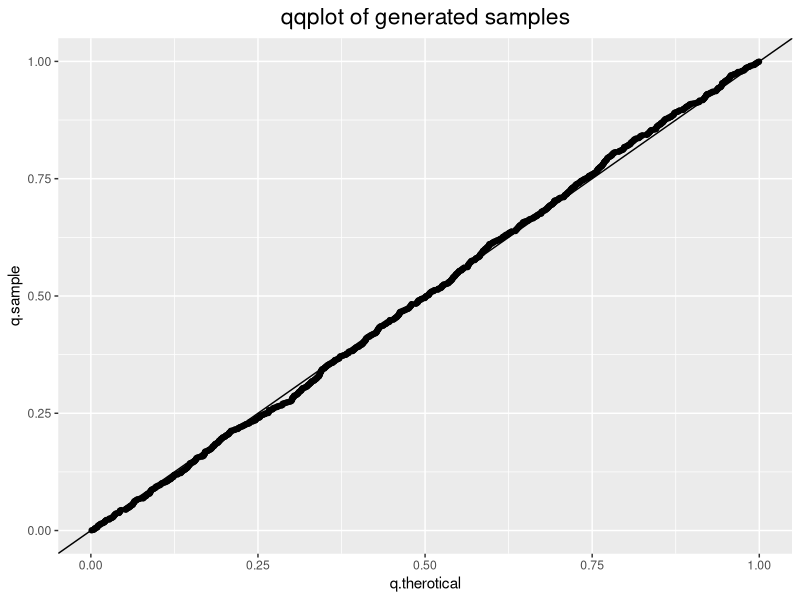
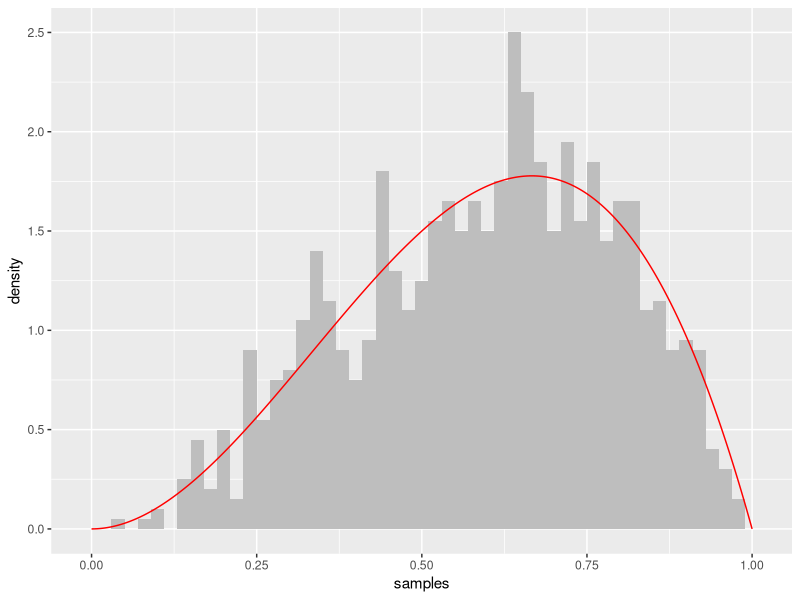
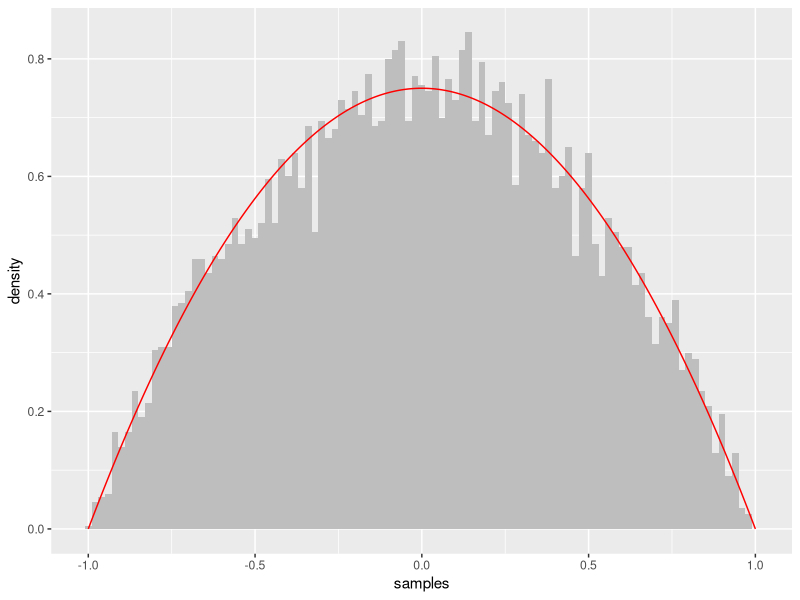

Recreate these plots in R, in order.
## ---- chunk 1
## Global options
knitr::opts_chunk$set(cache = TRUE)
## ---- chunk 2
# load plot library
library(ggplot2)
## ---- chunk 3
# implement of sample() when replace = TRUE
sample.me <- function(x, size, prob = NULL){
  if(!is.null(prob)){
    cump = cumsum(prob)
  }else{
      prob = rep(1/len(x),len(x)) # assign default value
      cump = cumsum(prob)
    }
  U = runif(size)
  return(x[findInterval(U,cump)+1]) # discrete inverse transformation
}
## ---- chunk 4
x = c(1,2,3,4)
prob = c(0.2,0.2,0.3,0.3)
samples = sample.me(x = x, size = 10000, prob = prob)
table(samples)
## ---- chunk 5
# The function to generate samples from standard Laplace distribution
rlaplace <- function(n){
  U = runif(n)
  samples = ifelse(U < 1/2, log(2*U),-log(2-2*U)) # continuous inverse transformation
  return(samples)
}
## ---- chunk 6
# generate samples and qqplot
n = 1000
samples = rlaplace(1000)
sampleq = seq(from = 1/(2*n),to = 1- 1/(2*n),by = 1/n)
samplet = sort(ifelse(samples < 0, 1/2*exp(samples), 1-1/2*exp(-samples)))
dat = data.frame(`q.therotical` = samplet, `q.sample` = sampleq)
ggplot(dat, aes(x = `q.therotical`, y = `q.sample`)) +
  geom_point() +
  geom_abline(slope = 1,intercept = 0) +
  ggtitle('qqplot of generated samples') +
  theme(plot.title = element_text(hjust=0.5,size=rel(1.5)))
## ---- chunk 7
# return the pdf of Beta(a,b) distribution at x
pdfBeta <- function(a,b,x){
  density = 1/beta(a,b)*x^(a-1)*(1-x)^(b-1)
  return(density)
}

# Use acceptance-rejection method to generate samples from Beta(a,b)
myBeta <- function(a,b,n){
  if((a <= 1)|(b <= 1)){
    stop('Input a,b must > 1.')
  }else{
    samples = NULL
    len = 0
    maxnum = pdfBeta(a,b,(a-1)/(a+b-2))
    # loop until there are enough samples
    while(len < n){
      U = runif(n)
      X = runif(n)
      sample.temp = X[U<=pdfBeta(a,b,X)/maxnum]
      samples = c(samples, sample.temp)
      len = len + length(sample.temp)
    }
    return(samples[1:n])
  }
}
## ---- chunk 8
#sample and draw
samples = myBeta(3,2,1000)
xticks = seq(from = 0, to = 1, length.out = 1000)
yticks = pdfBeta(3,2,xticks)
dat = data.frame(samples, xticks, yticks)
ggplot(dat)+
  geom_histogram(mapping = aes(x=samples,y=after_stat(density)),binwidth = 0.02,fill='grey')+
  geom_line(mapping = aes(x=xticks,y=yticks),color='red')
## ---- chunk 9
# write a function to sample from Rescaled Epanechnikov kernel
repane <- function(n){
  u1 = runif(n,-1,1)
  u2 = runif(n,-1,1)
  u3 = runif(n,-1,1)
  logic1 = (abs(u3)>=abs(u2))&(abs(u3)>=abs(u1))
  logic2 = !logic1
  samples = logic1*u2 + logic2*u3
  return(samples)
}
## ---- chunk 10
# generate samples
samples = repane(10000)
xticks = seq(from = -1, to = 1, length.out = 1000)
yticks = 3/4*(1-xticks^2)
dat = data.frame(samples, xticks, yticks)
ggplot(dat)+
  geom_histogram(mapping = aes(x=samples,y=after_stat(density)),binwidth = 0.02,fill='grey')+
  geom_line(mapping = aes(x=xticks,y=yticks),color='red')
